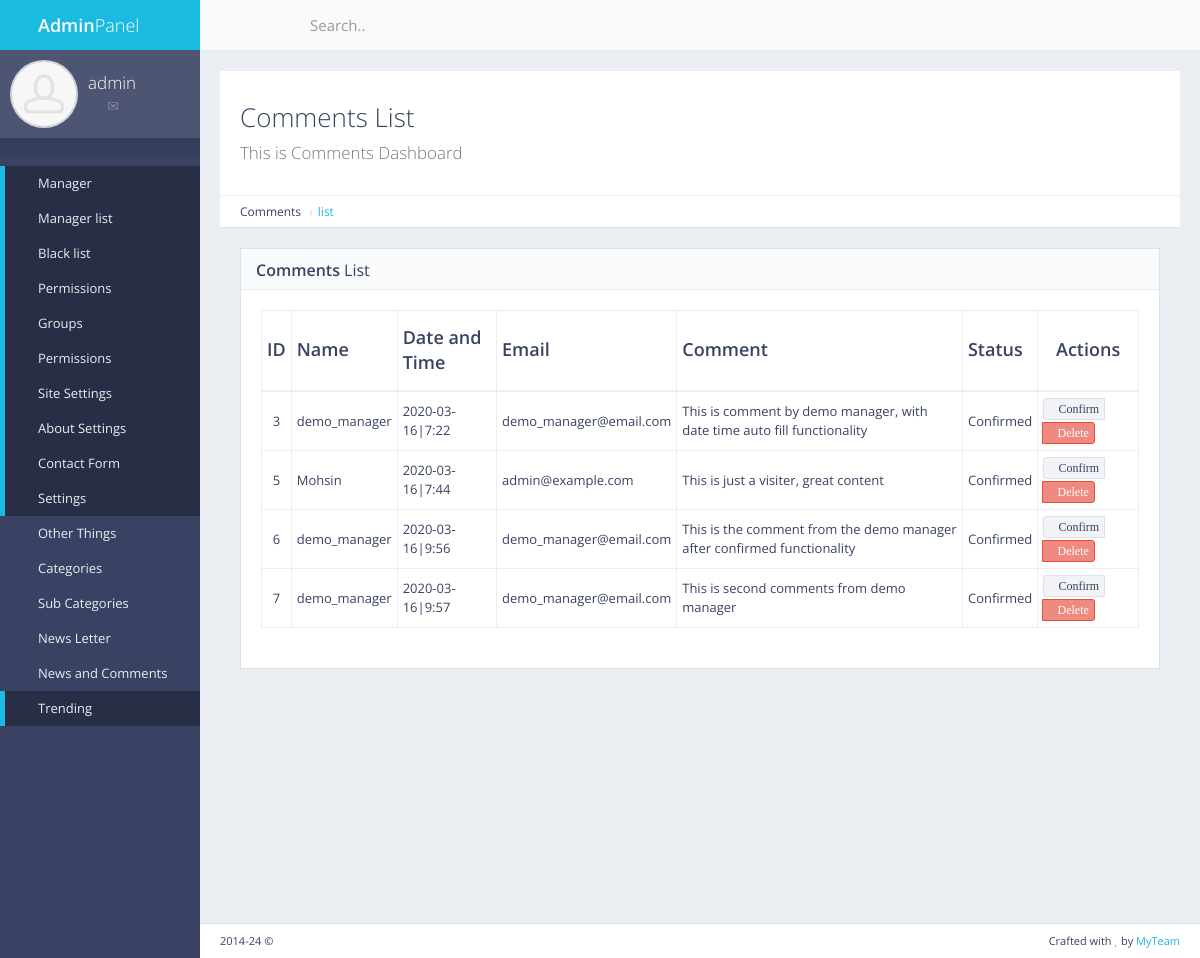
/comments/list/ (signed in), run on the app's committed database.
### comments/models.py (models this page shows, shortened)
class Comments(models.Model):
    name = models.CharField(max_length=250)
    email = models.CharField(max_length=250)
    comments = models.TextField()
    news_id = models.IntegerField()
    date = models.CharField(max_length=250)
    time = models.CharField(max_length=250)
    status = models.IntegerField(default=0)

### comments/views.py (the view)
# urls.py: path('comments/list/', views.comments_list, name='comments_list'),
def comments_list(request):
    if not request.user.is_authenticated:
        return redirect('mylogin')
    perm = 0
    for i in request.user.groups.all():
        if i.name == 'masteruser' : perm = 1
    if perm == 0:
        a = News.objects.get(pk=id).author
        if str(a) != str(request.user) :
            error = 'Access Denied'
            return render(request, 'back/error.html', {'error':error})
    comments = Comments.objects.all()
    return render(request, 'back/comments_list.html', {'comments':comments})

### myapp/templatetags/extra_auth.py (called while the page is built)
@register.filter(name="has_group")
def has_group(user, group_name):
    return user.groups.filter(name=group_name).exists()

### myapp/templates/back/comments_list.html (shortened to what this page needs)
{% extends "back/master.html" %}
{% load static%}
{% block mainblock %}
    <div id="page-content">
        <div class="content-header">
            <div class="header-section">
                <h1>
                    <i class="fa fa-table"></i>Comments List<br><small>This is Comments Dashboard</small>
                </h1>
            </div>
        </div>
        <ul class="breadcrumb breadcrumb-top">
            <li>Comments</li>
            <li><a href="{% url 'comments_list' %}">list</a></li>
        </ul>
        <div class="block full">
            <div class="block-title">
                <h2><strong>Comments</strong> List</h2>
            </div>
            <div class="table-responsive">
                <table id="example-datatable" class="table table-vcenter table-condensed table-bordered">
                    <thead>
                    <tr>
                        <th class="text-center">ID</th>
                        <th>Name</th>
                        <th>Date and Time</th>
                        <th>Email</th>
                        <th>Comment</th>
                        <th>Status</th>
                        <th class="text-center">Actions</th>
                    </tr>
                    </thead>
                    <tbody>
                    {% for c in comments %}
                        <tr>
                            <td class="text-center">{{ c.pk   }}</td>
                            <td>{{c.name}}</td>
                            <td>{{c.date}}|{{ c.time }}</td>
                            <td>{{c.email}}</td>
                            <td>{{c.comments}}</td>
                            {% if c.status == 0 %}
                            <td> Pending </td>
                            {% elif c.status == 1 %}
                            <td>Confirmed </td>
                            {% endif %}
                            <td class="text-center">
                                <div class="btn-group">
                                    <a href="{% url 'comments_confirm' id=c.pk  %}" data-toggle="tooltip" title="Confirm" class="btn btn-xs btn-default"><i class="fa fa-pencil">Confirm</i></a>
                                    <a href="{% url 'comments_del' id=c.pk  %}" data-toggle="tooltip" title="Delete" class="btn btn-xs btn-danger"><i class="fa fa-times">Delete</i></a>
                                </div>
                            </td>
                        </tr>
                    {% endfor %}
                    </tbody>
                </table>
            </div>
        </div>
    </div>
{% endblock %}

### myapp/templates/back/master.html (shortened to what this page needs)
{% load static %}
{% load extra_auth %}
{% if user.is_authenticated %}
<!DOCTYPE html>
 <html class="no-js" lang="en">
<head>
    <link rel="stylesheet" href="{% static "back/css/bootstrap.min.css" %}">
    <link rel="stylesheet" href="{% static "back/css/plugins.css" %}">
    <link rel="stylesheet" href="{% static "back/css/main.css" %}">
    <link rel="stylesheet" href="{% static "back/css/themes.css" %}">
</head>
<body>
<div id="page-wrapper">
    <div id="page-container" class="sidebar-partial sidebar-visible-lg sidebar-no-animations">
        <div id="sidebar">
            <div id="sidebar-scroll">
                <div class="sidebar-content">
                    <a href="{% url 'panel' %}" class="sidebar-brand">
                        <i class="gi gi-flash"></i><span class="sidebar-nav-mini-hide"><strong>Admin</strong>Panel</span>
                    </a>
                    <div class="sidebar-section sidebar-user clearfix sidebar-nav-mini-hide">
                        <div class="sidebar-user-avatar">
                            <a href="page_ready_user_profile.html">
                                <img src="{% static "back/img/placeholders/avatars/avatar2.jpg" %}" alt="avatar">
                            </a>
                        </div>
                        <div class="sidebar-user-name">{{request.user}}</div>
                        <div class="sidebar-user-links">
                            <a href="page_ready_user_profile.html" data-toggle="tooltip" data-placement="bottom" title="Profile"><i class="gi gi-user"></i></a>
                            <a href="page_ready_inbox.html" data-toggle="tooltip" data-placement="bottom" title="Messages"><i class="gi gi-envelope"></i></a>
                            <a href="{% url 'change_pass' %}" class="enable-tooltip" data-placement="bottom" title="Settings"><i class="gi gi-cogwheel"></i></a>
                            <a href="{% url 'mylogout' %}" data-toggle="tooltip" data-placement="bottom" title="Logout"><i class="gi gi-exit"></i></a>
                        </div>
                    </div>
                    <ul class="sidebar-section sidebar-themes clearfix sidebar-nav-mini-hide">
                    </ul>
                    <ul class="sidebar-nav">
                        {% if perms.main.master_user %}
                        {% if request.user|has_group:"masteruser" %}
                        <li>
                            <a href="{% url 'panel' %}" class=" active"><i class="gi gi-stopwatch sidebar-nav-icon"></i><span class="sidebar-nav-mini-hide">Manager</span></a>
                        </li>
                        <li>
                            <a href="{% url 'manager_list' %}" class=" active"><i class="fa fa-angle-left sidebar-nav-indicator sidebar-nav-mini-hide"></i><i class="gi gi-show_big_thumbnails sidebar-nav-icon"></i><span class="sidebar-nav-mini-hide">Manager list</span></a>
                        </li>
                            <li>
                                <a href="{% url 'black_list' %}" class=" active"><i class="fa fa-angle-left sidebar-nav-indicator sidebar-nav-mini-hide"></i><i class="gi gi-show_big_thumbnails sidebar-nav-icon"></i><span class="sidebar-nav-mini-hide">Black list</span></a>
                            </li>
                            {% endif %}
                        <li>
                            <a href="{% url 'panel' %}" class=" active"><i class="gi gi-stopwatch sidebar-nav-icon"></i><span class="sidebar-nav-mini-hide">Permissions</span></a>
                        </li>
                        <li>
                            <a href="{% url 'manager_group' %}" class=" active"><i class="fa fa-angle-left sidebar-nav-indicator sidebar-nav-mini-hide"></i><i class="gi gi-show_big_thumbnails sidebar-nav-icon"></i><span class="sidebar-nav-mini-hide">Groups</span></a>
                        </li>
                            <li>
                                <a href="{% url 'manager_perms' %}" class=" active"><i class="fa fa-angle-left sidebar-nav-indicator sidebar-nav-mini-hide"></i><i class="gi gi-show_big_thumbnails sidebar-nav-icon"></i><span class="sidebar-nav-mini-hide">Permissions</span></a>
                            </li>
                        <li>
                            <a href="{% url 'site_settings' %}" class=" active"><i class="gi gi-stopwatch sidebar-nav-icon"></i><span class="sidebar-nav-mini-hide">Site Settings</span></a>
                        </li>
                        <li>
                            <a href="{% url 'about_settings' %}" class=" active"><i class="fa fa-angle-left sidebar-nav-indicator sidebar-nav-mini-hide"></i><i class="gi gi-show_big_thumbnails sidebar-nav-icon"></i><span class="sidebar-nav-mini-hide">About Settings</span></a>
                        </li>
                        <li>
                            <a href="{% url 'contact_show' %}" class=" active"><i class="fa fa-angle-left sidebar-nav-indicator sidebar-nav-mini-hide"></i><i class="gi gi-show_big_thumbnails sidebar-nav-icon"></i><span class="sidebar-nav-mini-hide">Contact Form</span></a>
                        </li>
                        <li>
                            <a href="{% url 'site_settings' %}" class=" active"><i class="fa fa-angle-left sidebar-nav-indicator sidebar-nav-mini-hide"></i><i class="gi gi-show_big_thumbnails sidebar-nav-icon"></i><span class="sidebar-nav-mini-hide">Settings</span></a>
                        </li>
                        {% endif %}
                        <li>
                            <a href="{% url 'site_settings' %}" class="sidebar-nav-menu"><i class="gi gi-stopwatch sidebar-nav-icon"></i><span class="sidebar-nav-mini-hide">Other Things</span></a>
                        </li>
                        <li>
                            <a href="#" class="sidebar-nav-menu"><i class="fa fa-angle-left sidebar-nav-indicator sidebar-nav-mini-hide"></i><i class="gi gi-show_big_thumbnails sidebar-nav-icon"></i><span class="sidebar-nav-mini-hide">Categories</span></a>
                        </li>
                        <li>
                            <a href="#" class="sidebar-nav-menu"><i class="fa fa-angle-left sidebar-nav-indicator sidebar-nav-mini-hide"></i><i class="gi gi-show_big_thumbnails sidebar-nav-icon"></i><span class="sidebar-nav-mini-hide">Sub Categories</span></a>
                        </li>
                        <li>
                            <a href="#" class="sidebar-nav-menu"><i class="fa fa-angle-left sidebar-nav-indicator sidebar-nav-mini-hide"></i><i class="gi gi-show_big_thumbnails sidebar-nav-icon"></i><span class="sidebar-nav-mini-hide">News Letter</span></a>
                        </li>
                        <li>
                            <a href="#" class="sidebar-nav-menu"><i class="fa fa-angle-left sidebar-nav-indicator sidebar-nav-mini-hide"></i><i class="gi gi-show_big_thumbnails sidebar-nav-icon"></i><span class="sidebar-nav-mini-hide">News and Comments</span></a>
                        </li>
                        <li>
                            <a href="{% url 'trending_add' %}" class=" active"><i class="fa fa-angle-left sidebar-nav-indicator sidebar-nav-mini-hide"></i><i class="gi gi-show_big_thumbnails sidebar-nav-icon"></i><span class="sidebar-nav-mini-hide">Trending</span></a>
                        </li>
                    </ul>
                </div>
            </div>
        </div>
        <div id="main-container">
            <header class="navbar navbar-default">
                <ul class="nav navbar-nav-custom">
                    <li>
                        <a href="javascript:void(0)" onclick="App.sidebar('toggle-sidebar');this.blur();">
                            <i class="fa fa-bars fa-fw"></i>
                        </a>
                    </li>
                    <li class="dropdown">
                        <a href="javascript:void(0)" class="dropdown-toggle" data-toggle="dropdown">
                            <i class="gi gi-settings"></i>
                        </a>
                    </li>
                </ul>
                <form action="page_ready_search_results.html" method="post" class="navbar-form-custom">
                    <div class="form-group">
                        <input type="text" id="top-search" name="top-search" class="form-control" placeholder="Search..">
                    </div>
                </form>
            </header>
            <div id="page-content">
                {% block mainblock %}
                {% endblock %}
            </div>
            <footer class="clearfix">
                <div class="pull-right">
                    Crafted with <i class="fa fa-heart text-danger"></i> by <a href="#" target="_blank">MyTeam</a>
                </div>
                <div class="pull-left">
                    <span id="year-copy"></span> &copy;
                </div>
            </footer>
        </div>
    </div>
</div>
</body>
</html>
{% else %}
Please Login
{% endif %}

### data on the page
Comments: pk "3", name "demo_manager", date "2020-03-16", time "7:22", email "demo_manager@email.com", comments "This is comment by demo manager, with date time auto fill functionality", status "Confirmed"
Comments: pk "5", name "Mohsin", date "2020-03-16", time "7:44", email "admin@example.com", comments "This is just a visiter, great content", status "Confirmed"
Comments: pk "6", name "demo_manager", date "2020-03-16", time "9:56", email "demo_manager@email.com", comments "This is the comment from the demo manager after confirmed functionality", status "Confirmed"
Comments: pk "7", name "demo_manager", date "2020-03-16", time "9:57", email "demo_manager@email.com", comments "This is second comments from demo manager", status "Confirmed"

### other printed values
{{ request.user }} "admin"
